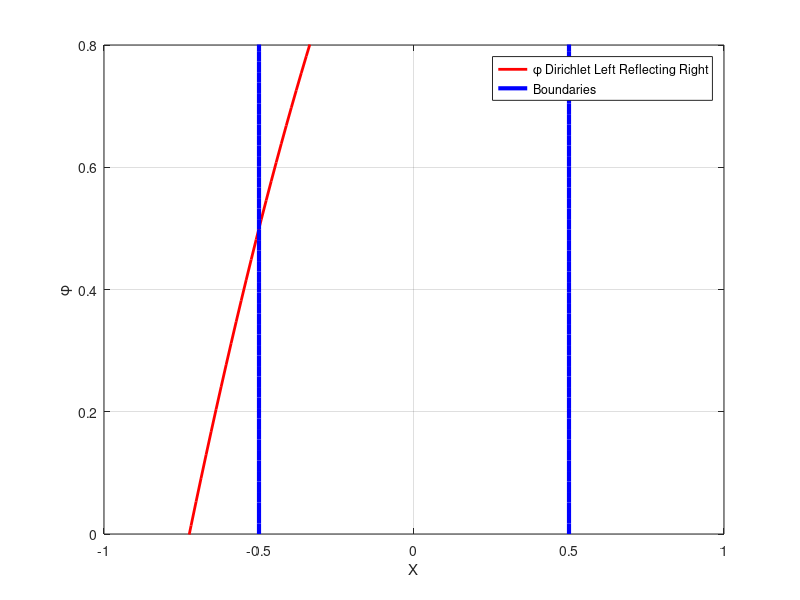

This chart was generated by the following MATLAB code:
D=1;a=1;q=1;alpha=0.999;
%Boundary Conditions:
CL=0.5;CR=0;BL=0;BR=1;AL=1;AR=(1-alpha)/(2*(1+alpha));

%Plot Solution
C1=((AL/AR)*(CR+q*a*BR)-BL*q*a-CL)/(a*AL+(AL*BR*D)/AR+BL*D);
C2=CR/AR+((q*a*BR)/AR+(q*(a^2))/(D*4))-C1*(a/2+(BR*D)/AR);

x=linspace(-0.8,0.8);
phi=(-q./D).*(x.^2)+C1.*(x)+C2;
plot(x,phi,'r','LineWidth',2);

%Plot Bars
hold on
y=linspace(0,1.7);
xn=ones(1,100).*-0.5;xp=ones(1,100).*0.5;
plot(xn,y,'b','LineWidth',3);
plot(xp,y,'b','LineWidth',3);
grid on;xlabel 'X';ylabel '\phi';
legend ('\phi Dirichlet Left Reflecting Right','Boundaries');
ylim([0,0.8]);





